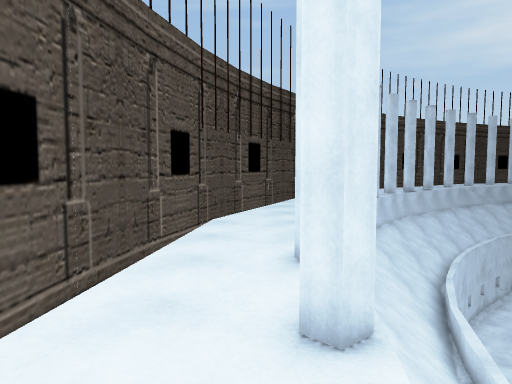
view 1 (above)

16 first-person views from a walk through a Unity game level. The camera is 1.5 m above the floor, tilts 4° down and sees 70° across. The floor is counted in squares, 1 m on a side. Each view is taken from the middle of a square. On the plan, view 1 faces up. The plan holds only what a view shows up to about 16 squares ahead; the rest is blank. The place goes on beyond the plan. Some surface patterns are stand-ins.

view 2
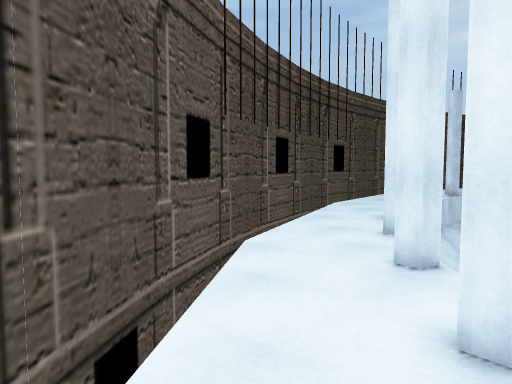

view 3
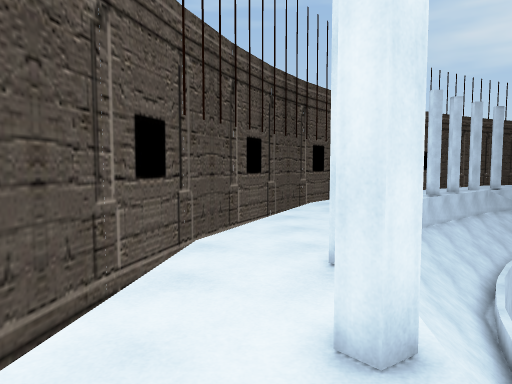

view 4
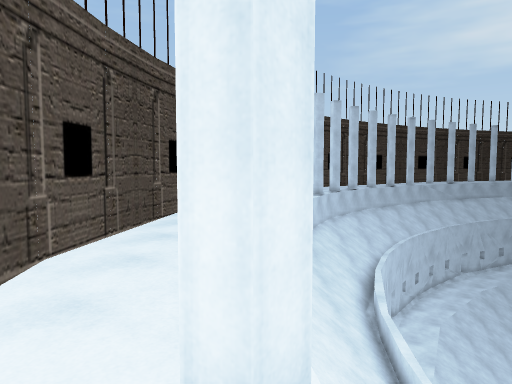

view 5
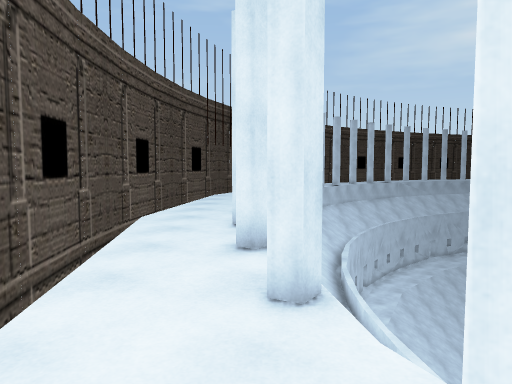

view 6
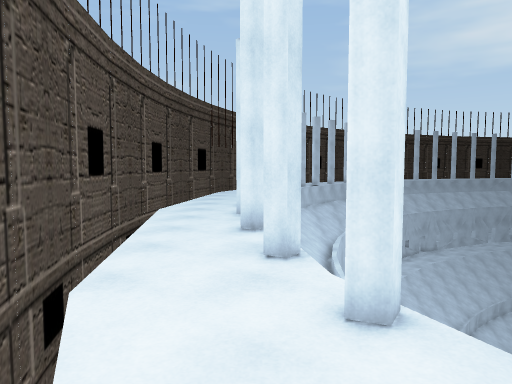

view 7
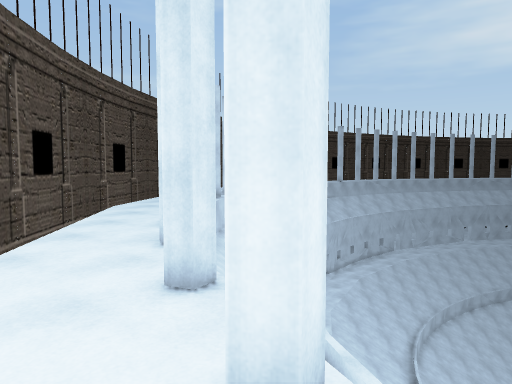

view 8
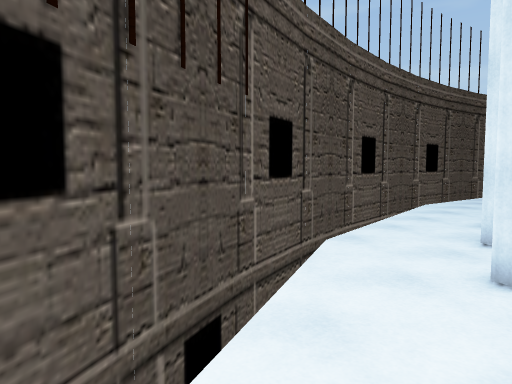

view 9
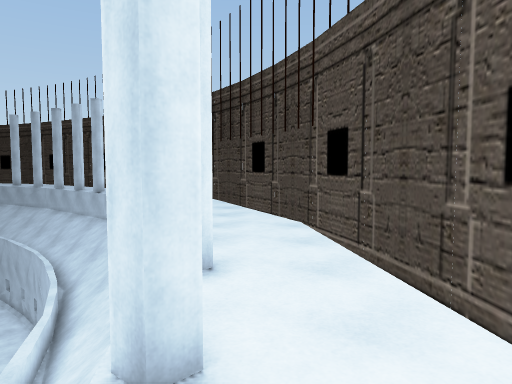

view 10
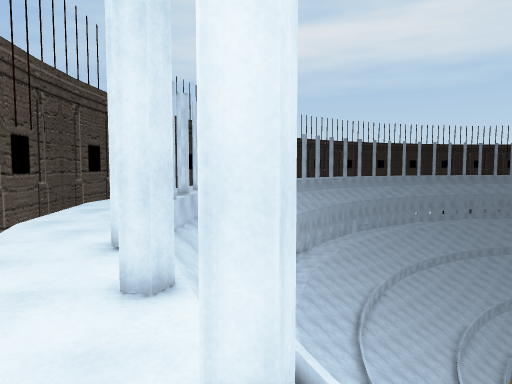

view 11
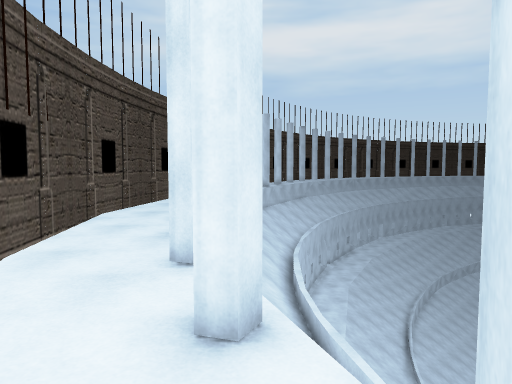

view 12
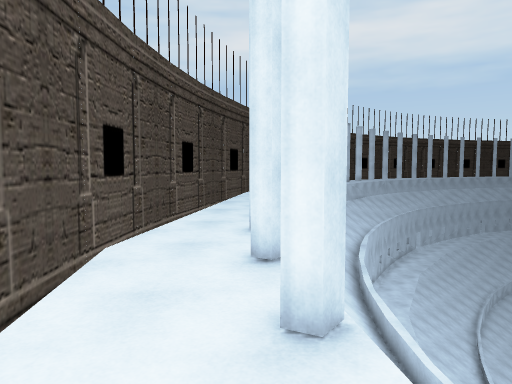

view 13
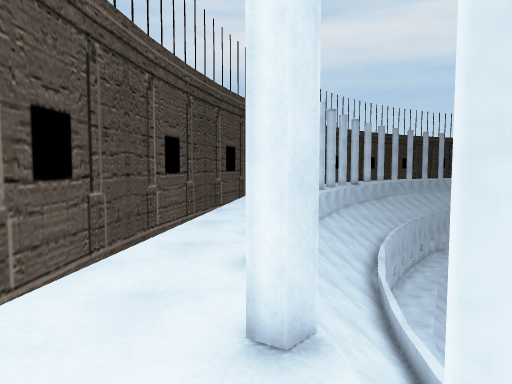

view 14
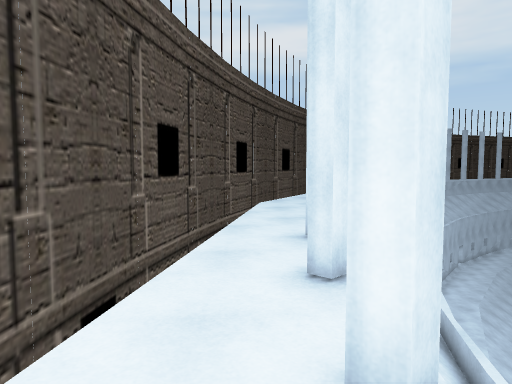

view 15
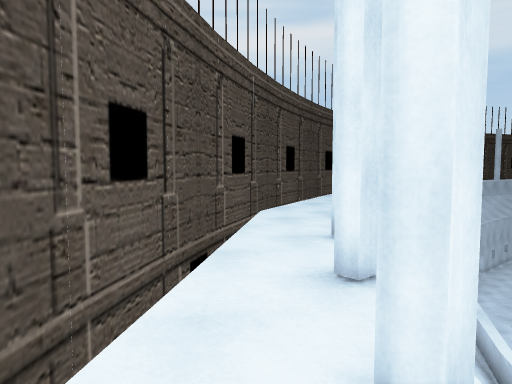

view 16
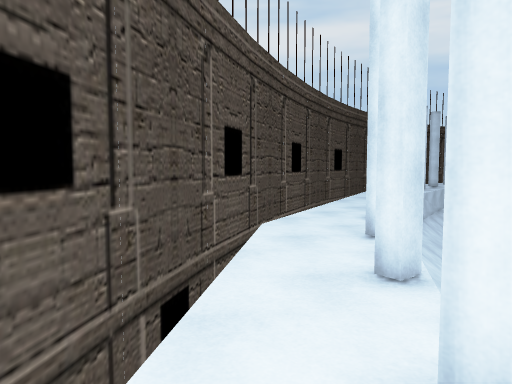

### Floor plan
Key: @ floor where view 1 was taken; # wall or solid block; x gap in a wall; . floor; v drop or lower ground.
Columns run from 3 left of view 1 to 22 right of it. Each row starts with its distance up from view 1.
 34                        #
 33                      v###
 32                    ##x ...
 31                  ### .....
 30                 ## .....
 29                ## ...#
 28              ##  ....v
 27             ## ....#vv
 26               ...vvvvvvvv
 25          ##  ...#vvvvvvvv
 24         ## ...#vvvvvvv
 23        ## ....vvvvvvv
 22        # ...#vvvvvv
 21       # ....  vvvv
 20      ##...#vvvvvv
 19      # ...vvvvvv
 18     # ...#vvvvv
 17     # ...vvvvv
 16    # ..# vvvv
 15    # ...vvvvvvv
 14   # ..#vvvvv v
 13   # ..vvvvv
 12  # ...vvvvv
 11  # ..#vvvv vv
 10  #...vvvvv v
  9  #..##vvvv
  8  #...xvvv
  7  #... vvv
  6   ..#vvvv
  5   ...vvvv
  4 # ...vvvv
  3 # ..xvvv
  2 #...vv v
  1 #...vv v
  0 # .@#v vv
 -1 # ...v vv
 -2   ..#   v
 -3   ... v v
 -4  #... vvv
 -5  #..##vvvv
 -6  #...v vvv
 -7  # ..xvvvv
 -8  # ...vvvvv
 -9   # ...vvvv
-10   # ..#vvvv
-11    #..   vvv
-12    #  .  vvvv
-13    #  .   vvv

Positions as (right, up) in squares from view 1, and headings:
1: (0, 0), facing up
2: (-1, 3), facing up
3: (0, 3), facing up
4: (1, -4), facing up
5: (1, -9), facing up
6: (1, -11), facing up
7: (3, -12), facing up
8: (3, -13), facing up-left
9: (0, 3), facing down
10: (0, 7), facing up-right
11: (1, 11), facing up-right
12: (3, 16), facing up-right
13: (5, 18), facing up-right
14: (7, 21), facing up-right
15: (9, 23), facing up-right
16: (11, 25), facing up-right
